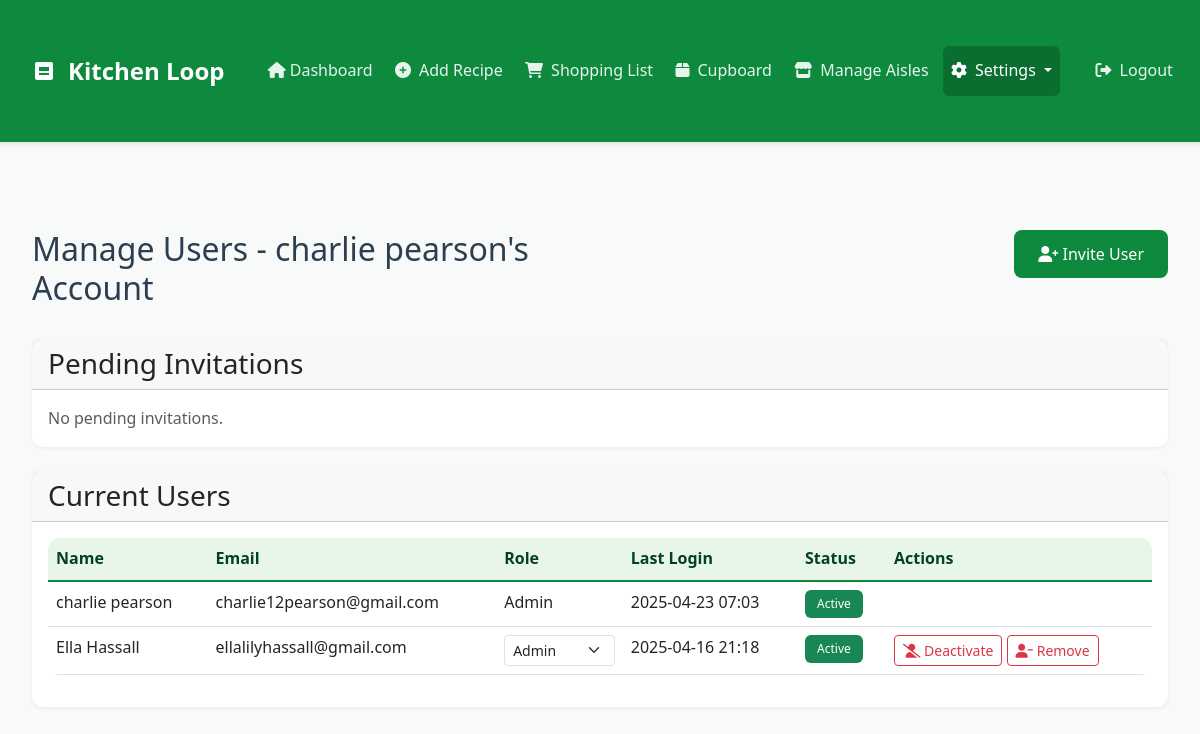
The app's page /manage_users (signed in) with its own data.
### app.py (models this page shows, shortened)
class Account(db.Model):
    id = db.Column(db.Integer, primary_key=True)
    name = db.Column(db.String(100), nullable=False)
    created_at = db.Column(db.DateTime, default=datetime.utcnow)
    is_active = db.Column(db.Boolean, default=True)
    users = db.relationship('User', secondary='account_user',
                          back_populates='accounts',
                          lazy='dynamic',
                          overlaps="account_users")
    account_users = db.relationship('AccountUser', back_populates='account',
                                  overlaps="users")

class User(UserMixin, db.Model):
    id = db.Column(db.Integer, primary_key=True)
    email = db.Column(db.String(120), unique=True, nullable=False)
    password_hash = db.Column(db.String(128))
    name = db.Column(db.String(100), nullable=False)
    created_at = db.Column(db.DateTime, default=datetime.utcnow)
    last_login = db.Column(db.DateTime)
    is_active = db.Column(db.Boolean, default=True)
    accounts = db.relationship('Account', secondary='account_user',
                             back_populates='users',
                             lazy='dynamic',
                             overlaps="account_users")
    account_users = db.relationship('AccountUser', back_populates='user',
                                  overlaps="accounts")

### app.py (the view)
@app.route('/manage_users')
@login_required
def manage_users():
    account_user = AccountUser.query.filter_by(
        user_id=current_user.id,
        role='admin'
    ).first()
    if not account_user:
        flash('You do not have permission to manage users.', 'error')
        return redirect(url_for('dashboard'))
    account_users = AccountUser.query.filter_by(account_id=account_user.account_id).all()
    pending_invites = Invitation.query.filter_by(
        account_id=account_user.account_id,
        is_used=False
    ).all()
    users = []
    for au in account_users:
        user = au.user
        user.role = au.role
        users.append(user)
    return render_template('manage_users.html',
                         users=users,
                         pending_invites=pending_invites)

### app.py (called while the page is built)
@login_manager.user_loader
def load_user(user_id):
    return User.query.get(int(user_id))

### templates/manage_users.html (shortened to what this page needs)
{% extends "base.html" %}
{% block content %}
<div class="container mt-4">
    <div class="row mb-4">
        <div class="col">
            <h2>Manage Users - {{ current_user.accounts[0].name }}</h2>
        </div>
        <div class="col text-end">
            <a href="{{ url_for('invite_user') }}" class="btn btn-primary">
                <i class="fas fa-user-plus"></i> Invite User
            </a>
        </div>
    </div>
    <div class="card mb-4">
        <div class="card-header">
            <h3 class="card-title mb-0">Pending Invitations</h3>
        </div>
        <div class="card-body">
            {% if pending_invites %}
                <div class="table-responsive">
                    <table class="table table-hover">
                        <thead>
                            <tr>
                                <th>Email</th>
                                <th>Role</th>
                                <th>Sent By</th>
                                <th>Sent On</th>
                                <th>Expires</th>
                                <th>Actions</th>
                            </tr>
                        </thead>
                        <tbody>
                            {% for invite in pending_invites %}
                                <tr>
                                    <td>{{ invite.email }}</td>
                                    <td>{{ invite.role|title }}</td>
                                    <td>{{ invite.invited_by.name }}</td>
                                    <td>{{ invite.created_at.strftime('%Y-%m-%d %H:%M') }}</td>
                                    <td>{{ invite.expires_at.strftime('%Y-%m-%d %H:%M') }}</td>
                                    <td>
                                        <form method="POST" action="{{ url_for('resend_invite', invite_id=invite.id) }}" class="d-inline">
                                            <input type="hidden" name="csrf_token" value="{{ csrf_token() }}">
                                            <button type="submit" class="btn btn-sm btn-outline-primary">
                                                <i class="fas fa-paper-plane"></i> Resend
                                            </button>
                                        </form>
                                        <form method="POST" action="{{ url_for('cancel_invite', invite_id=invite.id) }}" class="d-inline">
                                            <input type="hidden" name="csrf_token" value="{{ csrf_token() }}">
                                            <button type="submit" class="btn btn-sm btn-outline-danger"
                                                    onclick="return confirm('Are you sure you want to cancel this invitation?')">
                                                <i class="fas fa-times"></i> Cancel
                                            </button>
                                        </form>
                                    </td>
                                </tr>
                            {% endfor %}
                        </tbody>
                    </table>
                </div>
            {% else %}
                <p class="text-muted mb-0">No pending invitations.</p>
            {% endif %}
        </div>
    </div>
    <div class="card">
        <div class="card-header">
            <h3 class="card-title mb-0">Current Users</h3>
        </div>
        <div class="card-body">
            <div class="table-responsive">
                <table class="table table-hover">
                    <thead>
                        <tr>
                            <th>Name</th>
                            <th>Email</th>
                            <th>Role</th>
                            <th>Last Login</th>
                            <th>Status</th>
                            <th>Actions</th>
                        </tr>
                    </thead>
                    <tbody>
                        {% for user in users %}
                            <tr>
                                <td>{{ user.name }}</td>
                                <td>{{ user.email }}</td>
                                <td>
                                    {% if user.id != current_user.id %}
                                        <form method="POST" action="{{ url_for('update_user_role', user_id=user.id) }}" class="d-inline">
                                            <select name="role" class="form-select form-select-sm" onchange="this.form.submit()"
                                                    {% if user.id == current_user.id %}disabled{% endif %}>
                                                <option value="admin" {% if user.role == 'admin' %}selected{% endif %}>Admin</option>
                                            </select>
                                        </form>
                                    {% else %}
                                        {{ user.role|title }}
                                    {% endif %}
                                </td>
                                <td>{{ user.last_login.strftime('%Y-%m-%d %H:%M') if user.last_login else 'Never' }}</td>
                                <td>
                                    <span class="badge {% if user.is_active %}bg-success{% else %}bg-danger{% endif %}">
                                        {{ 'Active' if user.is_active else 'Inactive' }}
                                    </span>
                                </td>
                                <td>
                                    {% if user.id != current_user.id %}
                                        <form method="POST" action="{{ url_for('toggle_user_status', user_id=user.id) }}" class="d-inline">
                                            <button type="submit" class="btn btn-sm {% if user.is_active %}btn-outline-danger{% else %}btn-outline-success{% endif %}"
                                                    onclick="return confirm('Are you sure you want to {{ 'deactivate' if user.is_active else 'activate' }} this user?')">
                                                <i class="fas {% if user.is_active %}fa-user-slash{% else %}fa-user-check{% endif %}"></i>
                                                {{ 'Deactivate' if user.is_active else 'Activate' }}
                                            </button>
                                        </form>
                                        <form method="POST" action="{{ url_for('remove_user', user_id=user.id) }}" class="d-inline">
                                            <button type="submit" class="btn btn-sm btn-outline-danger"
                                                    onclick="return confirm('Are you sure you want to remove this user? This action cannot be undone.')">
                                                <i class="fas fa-user-minus"></i> Remove
                                            </button>
                                        </form>
                                    {% endif %}
                                </td>
                            </tr>
                        {% endfor %}
                    </tbody>
                </table>
            </div>
        </div>
    </div>
</div>
{% endblock %}

### templates/base.html (style rules this page uses)
:root { --brand-primary: #0E8A3E; --brand-secondary: #0A6E31; --brand-light: #E8F5E9; --brand-dark: #064023; --text-primary: #2C3E50; --text-secondary: #596775; --background-light: #F8FAF9; }
body { background-color: var(--background-light); font-family: 'Segoe UI', Tahoma, Geneva, Verdana, sans-serif; color: var(--text-primary); line-height: 1.6; }
.card { border: none; border-radius: 12px; box-shadow: 0 2px 4px rgba(0,0,0,0.05); transition: transform 0.2s ease, box-shadow 0.2s ease; background-color: white; margin-bottom: 1.5rem; }
.btn-primary { background-color: var(--brand-primary); border: none; padding: 0.75rem 1.5rem; font-weight: 500; border-radius: 8px; transition: all 0.3s ease; }
.container { max-width: 1200px; padding: 2rem 1rem; }
.table { background-color: white; border-radius: 12px; overflow: hidden; }
.table thead th { background-color: var(--brand-light); color: var(--brand-dark); font-weight: 600; border-bottom: 2px solid var(--brand-primary); }
.badge { padding: 0.5rem 0.75rem; font-weight: 500; border-radius: 6px; }

### records on screen
Account: name "charlie pearson's Account"
User: name "charlie pearson", email "charlie12pearson@gmail.com", role "Admin", last_login "2025-04-23 07:03", is_active "Active"
User: name "Ella Hassall", email "ellalilyhassall@gmail.com", role "Admin", last_login "2025-04-16 21:18", is_active "Active", is_active "Deactivate"
